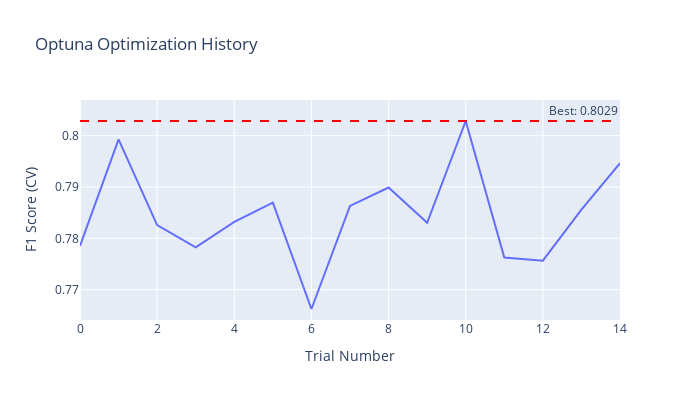

Notebook code for this chart:
### Code cell
# Visualize Optuna optimization history
trials_df = study.trials_dataframe()
fig = px.line(trials_df, x='number', y='value', 
              title='Optuna Optimization History',
              labels={'number': 'Trial Number', 'value': 'F1 Score (CV)'})
fig.add_hline(y=study.best_value, line_dash="dash", line_color="red", 
              annotation_text=f"Best: {study.best_value:.4f}")
fig.update_layout(height=400, width=700)
fig.show()

### Figure 1 — Plotly figure (JSON) as saved in the notebook; plotly's stock layout.template omitted (floating-point values rounded to 4 significant figures)
{"data": [{"hovertemplate": "Trial Number=%{x}<br>F1 Score (CV)=%{y}<extra></extra>", "legendgroup": "", "line": {"color": "#636efa", "dash": "solid"}, "marker": {"symbol": "circle"}, "mode": "lines", "name": "", "orientation": "v", "showlegend": false, "type": "scatter", "x": [0, 1, 2, 3, 4, 5, 6, 7, 8, 9, 10, 11, 12, 13, 14], "xaxis": "x", "y": [0.7785, 0.7993, 0.7826, 0.7782, 0.7832, 0.787, 0.7662, 0.7863, 0.7899, 0.783, 0.8029, 0.7763, 0.7756, 0.7856, 0.7946], "yaxis": "y"}], "layout": {"annotations": [{"showarrow": false, "text": "Best: 0.8029", "x": 1, "xanchor": "right", "xref": "x domain", "y": 0.8029, "yanchor": "bottom", "yref": "y"}], "height": 400, "legend": {"tracegroupgap": 0}, "shapes": [{"line": {"color": "red", "dash": "dash"}, "type": "line", "x0": 0, "x1": 1, "xref": "x domain", "y0": 0.8029, "y1": 0.8029, "yref": "y"}], "title": {"text": "Optuna Optimization History"}, "width": 700, "xaxis": {"anchor": "y", "domain": [0, 1], "title": {"text": "Trial Number"}}, "yaxis": {"anchor": "x", "domain": [0, 1], "title": {"text": "F1 Score (CV)"}}}}
